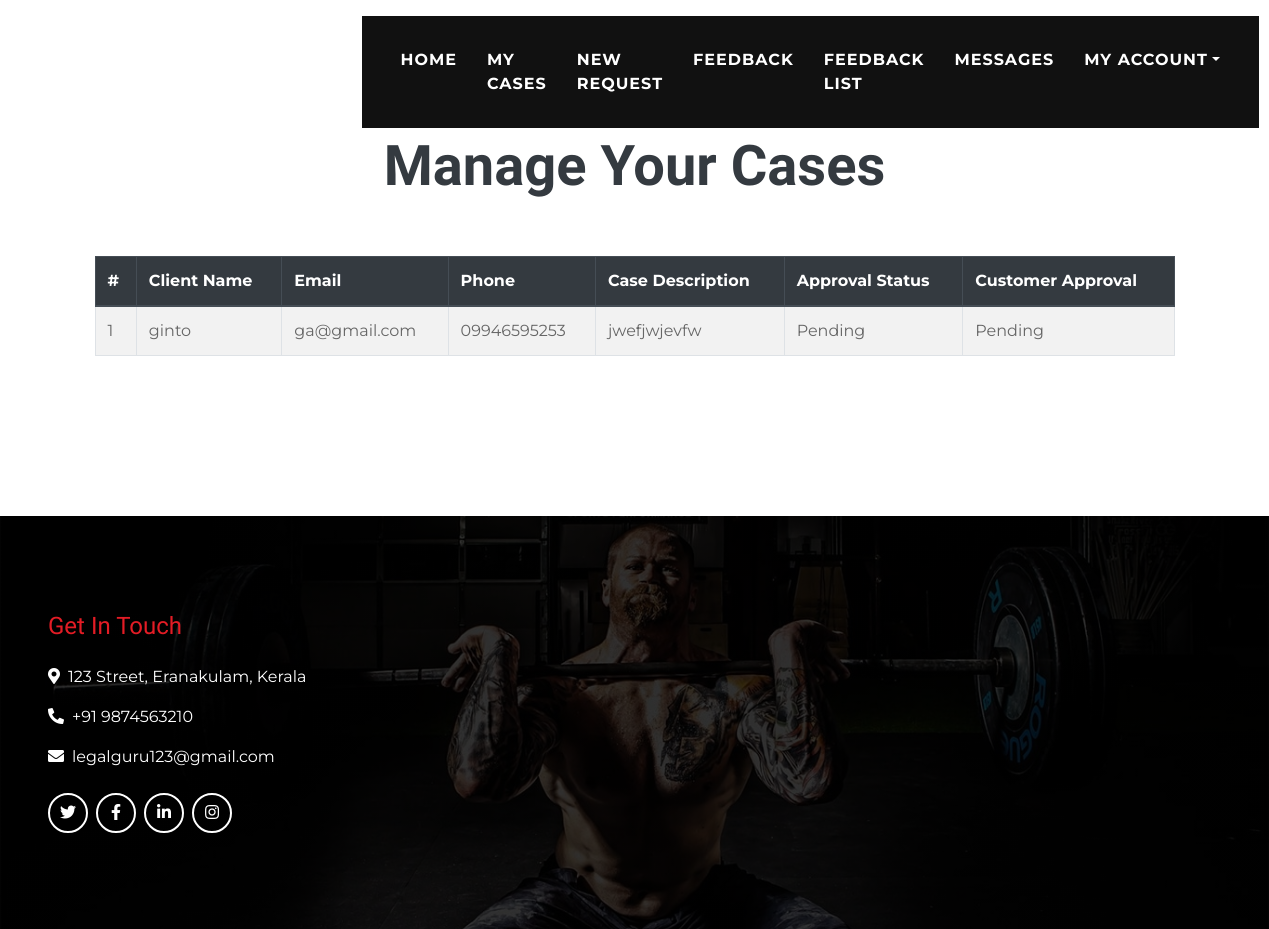
Before: /client/clientcaselist with the older database file.
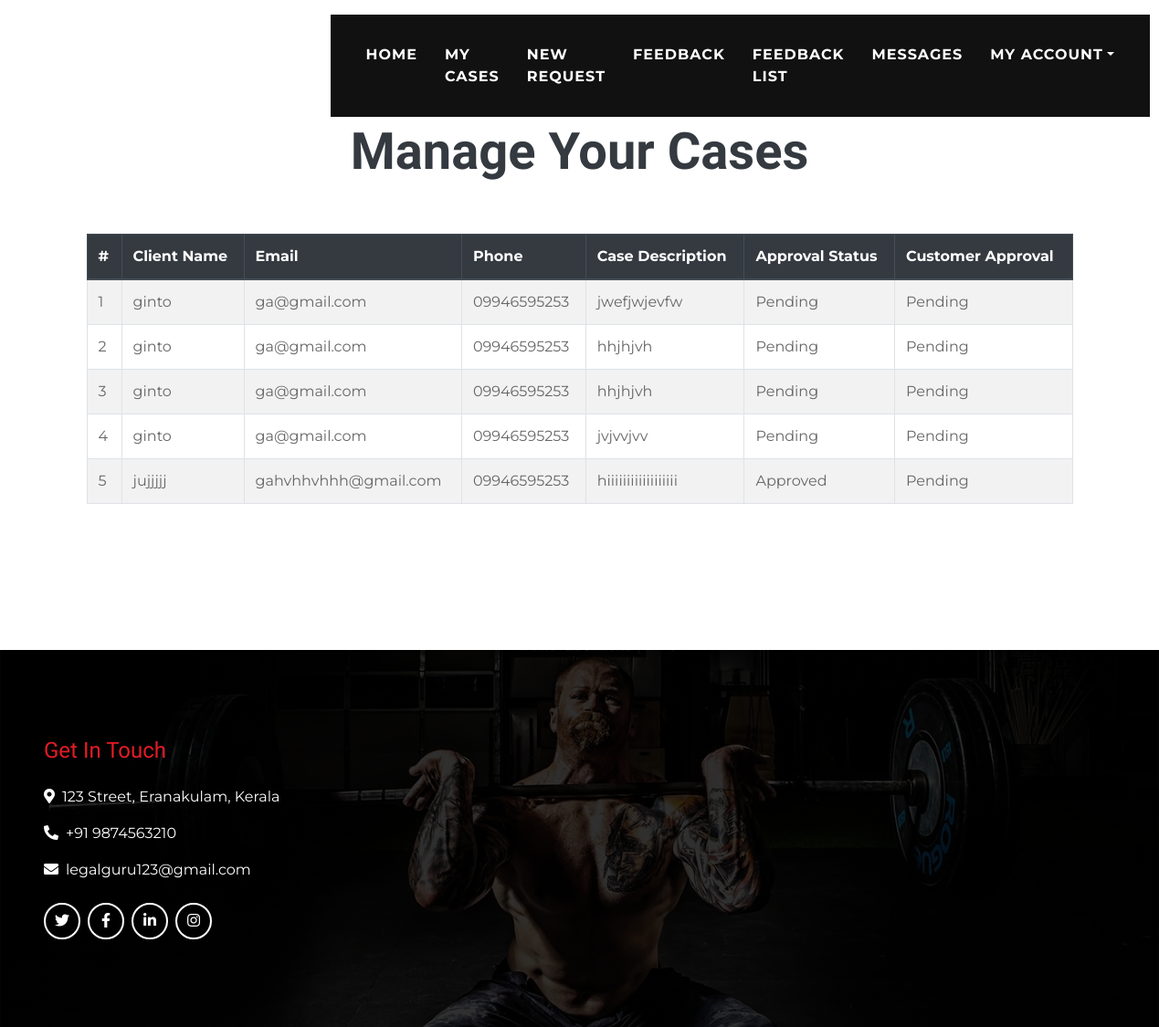
After: the same page with the newer database file.
### home/models.py (models this page shows, shortened)
class CaseRequest(models.Model):
    req_id = models.AutoField(primary_key=True)
    lawyer = models.ForeignKey(AdvocateRegistration,on_delete=models.CASCADE)
    name = models.CharField(max_length=50)
    email = models.EmailField(max_length=50)
    phone = models.CharField(max_length=11)
    case_des = models.TextField()
    approval = models.CharField(max_length=50, choices=[('Approved', 'Approved'), ('Pending', 'Pending'), ('Rejected', 'Rejected')], default='Pending')
    cust_approval = models.CharField(max_length=50, choices=[('Approved', 'Approved'), ('Pending', 'Pending'), ('Rejected', 'Rejected')], default='Pending')

### client/views.py (the view)
# urls.py: path('clientcaselist',views.clientcaselist,name='clientcaselist'),
def clientcaselist(request):
    cases = CaseRequest.objects.all()
    return render(request, 'clientcaselist.html', {'cases': cases})

### templates/clientcaselist.html
{% extends "clientbase.html" %}
{% load static %}
{% block content %}
<div class="container py-5">
    <div class="d-flex flex-column text-center mb-5">
        <h4 class="text-primary font-weight-bold">Case List</h4>
        <h4 class="display-4 font-weight-bold">Manage Your Cases</h4>
    </div>
    <table class="table table-striped table-bordered">
        <thead class="thead-dark">
            <tr>
                <th>#</th>
                <th>Client Name</th>
                <th>Email</th>
                <th>Phone</th>
                <th>Case Description</th>
                <th>Approval Status</th>
                <th>Customer Approval</th>
            </tr>
        </thead>
        <tbody>
            {% for case in cases %}
            <tr>
                <td>{{ case.req_id }}</td>
                <td>{{ case.name }}</td>
                <td>{{ case.email }}</td>
                <td>{{ case.phone }}</td>
                <td>{{ case.case_des }}</td>
                <td>{{ case.approval }}</td>
                <td>{{ case.cust_approval }}</td>
            </tr>
            {% empty %}
            <tr>
                <td colspan="7" class="text-center">No cases found.</td>
            </tr>
            {% endfor %}
        </tbody>
    </table>
</div>
{% endblock %}

Changed rows visible on the page:
added CaseRequest: req_id "2", name "ginto", email "ga@gmail.com", phone "09946595253", case_des "hhjhjvh", approval "Pending", cust_approval "Pending"
added CaseRequest: req_id "3", name "ginto", email "ga@gmail.com", phone "09946595253", case_des "hhjhjvh", approval "Pending", cust_approval "Pending"
added CaseRequest: req_id "4", name "ginto", email "ga@gmail.com", phone "09946595253", case_des "jvjvvjvv", approval "Pending", cust_approval "Pending"
added CaseRequest: req_id "5", name "jujjjjj", email "gahvhhvhhh@gmail.com", phone "09946595253", case_des "hiiiiiiiiiiiiiiiiii", approval "Approved", cust_approval "Pending"
